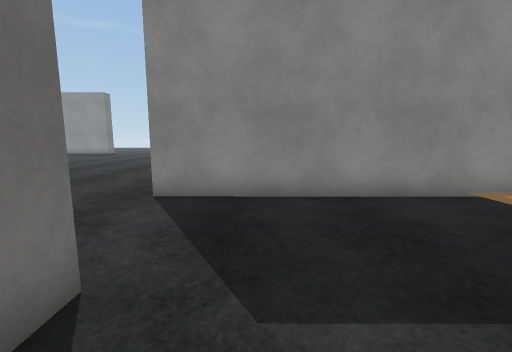
view 1 (above)

22 first-person views from a walk through a scene from a Unity 3-D project. The camera is 1.3 m above the floor, tilts 8° down and sees 90° across. The floor is counted in squares, 1 m on a side. Each view is taken from the middle of a square. On the plan, view 1 faces up. The plan holds only what a view shows up to about 13 squares ahead; the rest is blank. The place goes on beyond the plan. The player character is not drawn. Some surface patterns are stand-ins.

view 2
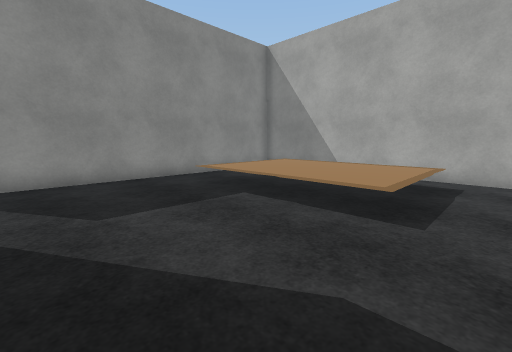

view 3
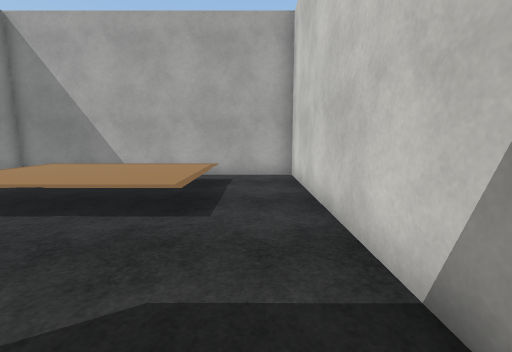

view 4
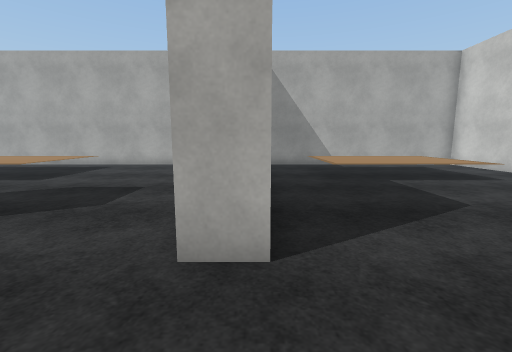

view 5
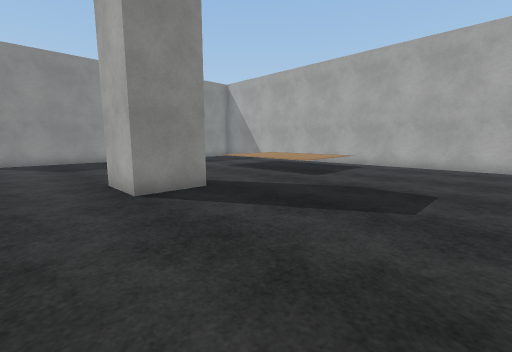

view 6
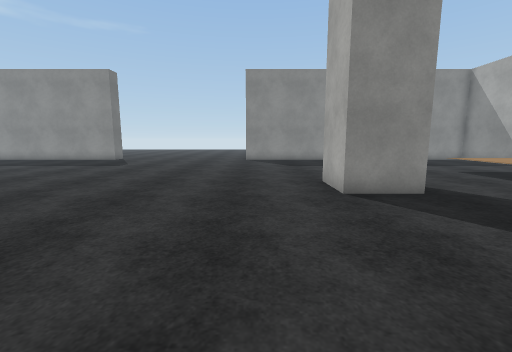

view 7
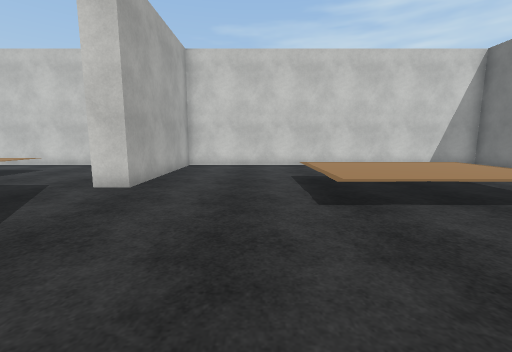

view 8
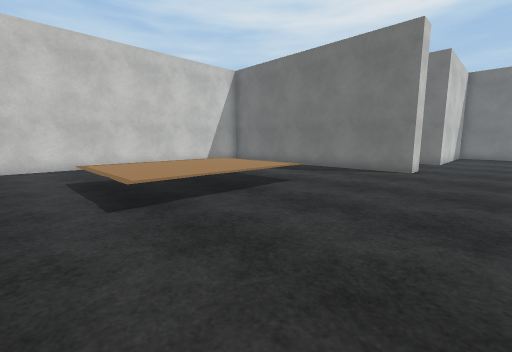

view 9
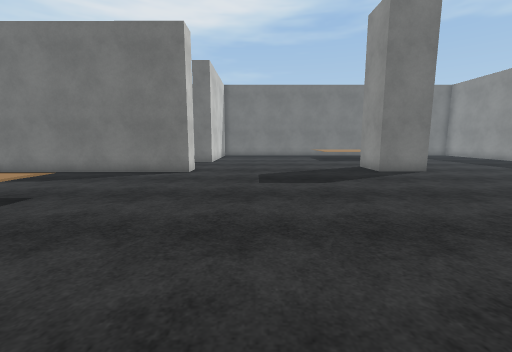

view 10
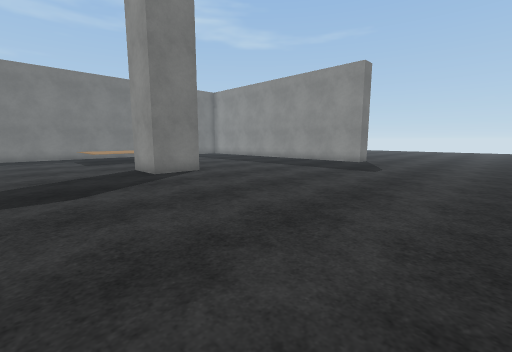

view 11
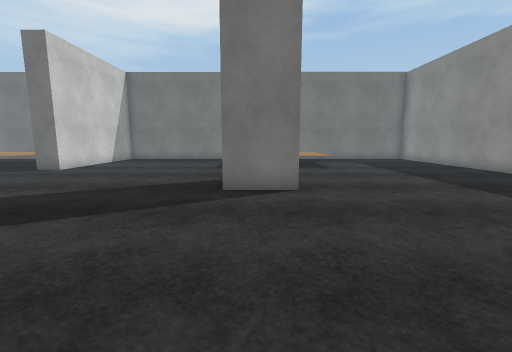

view 12
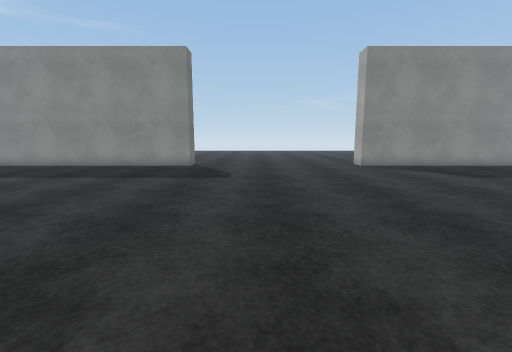

view 13
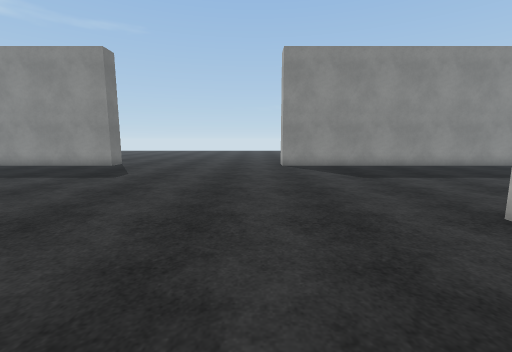

view 14
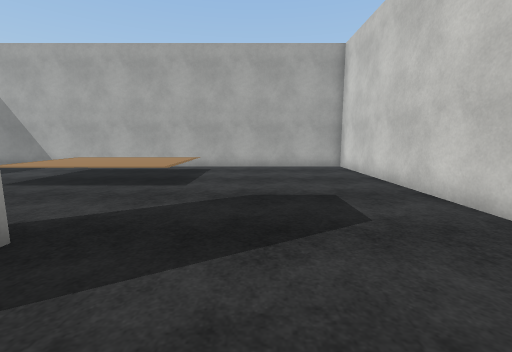

view 15
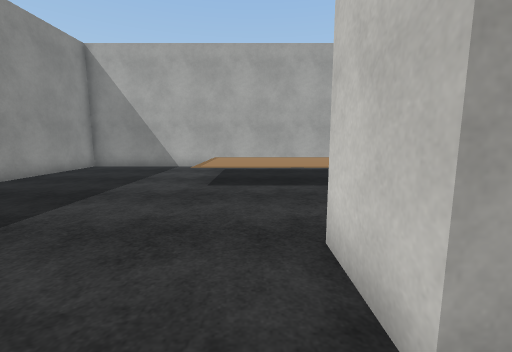

view 16
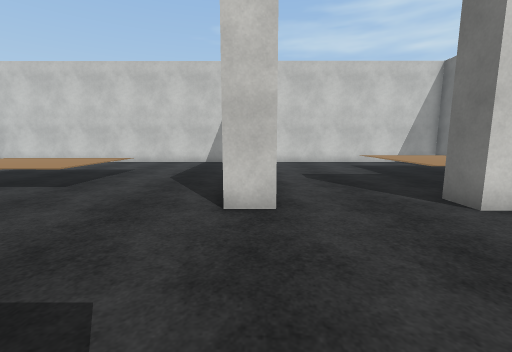

view 17
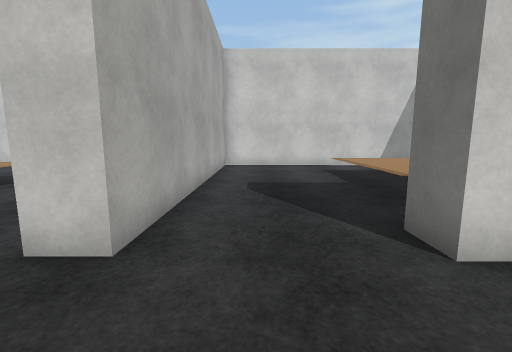

view 18
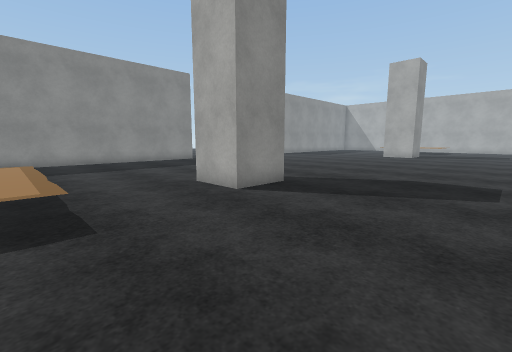

view 19
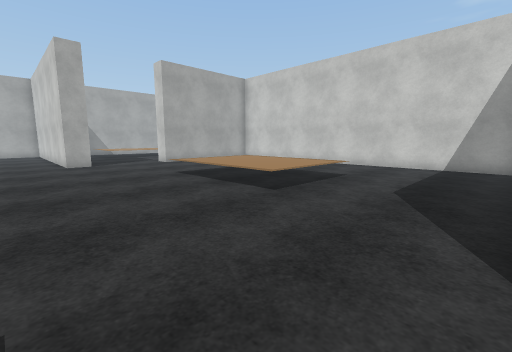

view 20
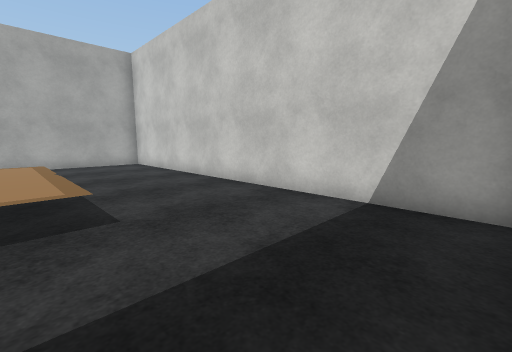

view 21
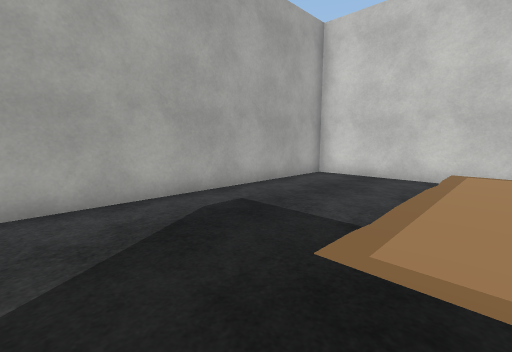

view 22
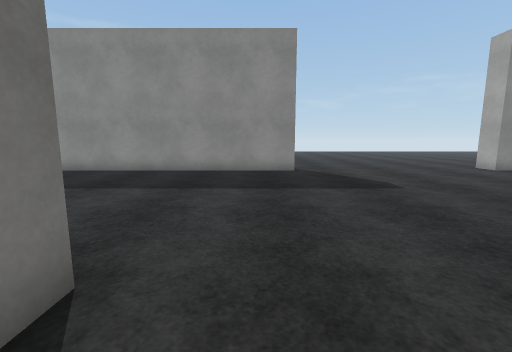

### Floor plan
Points are (right, up) in squares from view 1. A wall is a line through its corners. A room is listed if a view was taken in it or the views show most of it. See-through windows are left out.
Room 1 (views 1, 2, 3)
walls: (-2.4, 2.1) (-1.5, 2.1) (-1.5, 1.3); (0.1, -4.3) (8.6, -4.4) (8.6, 5.8) (-2.4, 5.8)
ways out: opening at (-2, 4) to room 2
Room 2 (views 4, 5, 6, 7, 8, 9, 10, 11, 12, 13, 14, 15, 16, 17, 18, 19, 20, 21, 22)
walls: (-17.6, 16.1) (-17.6, 14.1) (-19.6, 14.1) (-19.6, 16.1); (-0.9, 14.1) (-2.9, 14.1) (-2.9, 16.1) (-0.9, 16.1); (-2.4, 5.8) (-2.4, 6.8) (8.6, 6.8) (8.6, 25) (-5.6, 25) (-5.6, 26); (-14.2, 25) (-24.4, 25); (-24.2, 6.3) (-22.2, 6.3) (-22.2, 5.3); (-17.1, -4.3) (-3.7, -4.3); (-2.4, -4.1) (-2.4, 2.1); (-24.1, -4.3) (-18.4, -4.3) (-18.4, 6.3) (-17.4, 6.3) (-17.4, -4.2)
ways out: opening at (-2, 4) to room 1

Where each view was taken, in squares from view 1:
view 1: 0 up, 0 right, facing up
view 2: 3 down, 1 left, facing up-right
view 3: 3 down, 1 left, facing right
view 4: 6 up, 5 left, facing right
view 5: 8 up, 5 left, facing up-right
view 6: 8 up, 5 left, facing up
view 7: 9 up, 6 left, facing down
view 8: 9 up, 6 left, facing down-left
view 9: 9 up, 7 left, facing left
view 10: 10 up, 8 left, facing up-left
view 11: 15 up, 11 left, facing left
view 12: 12 up, 11 left, facing up
view 13: 12 up, 7 left, facing up
view 14: 11 up, 4 left, facing right
view 15: 17 up, 4 left, facing right
view 16: 11 up, 18 left, facing down
view 17: 9 up, 20 left, facing down
view 18: 9 up, 24 left, facing up-right
view 19: 9 up, 17 left, facing down-right
view 20: 1 up, 17 left, facing down-right
view 21: 5 up, 24 left, facing down-right
view 22: 14 up, 16 left, facing up
